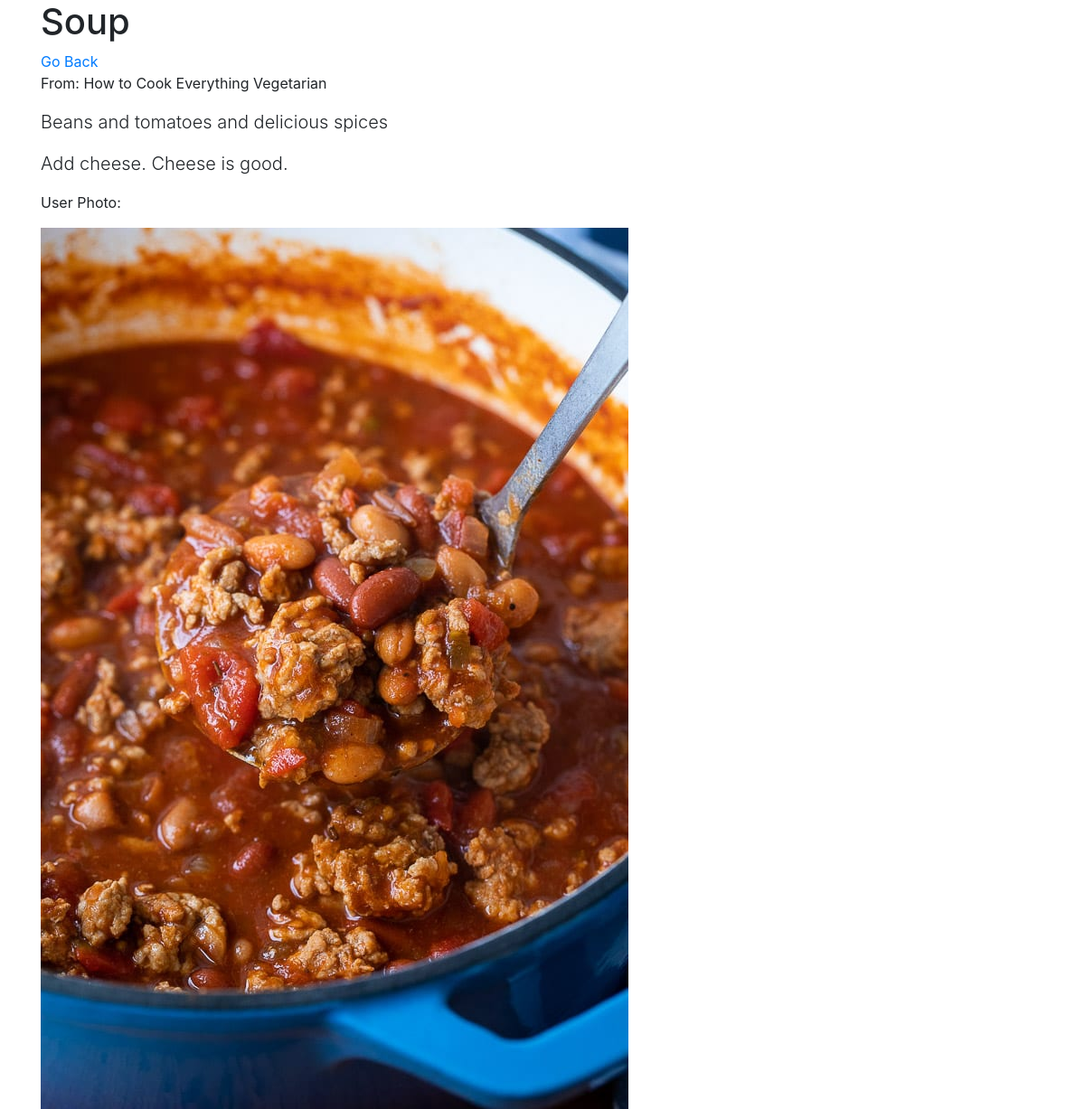
The page /recipe/2 on the database as committed earlier.
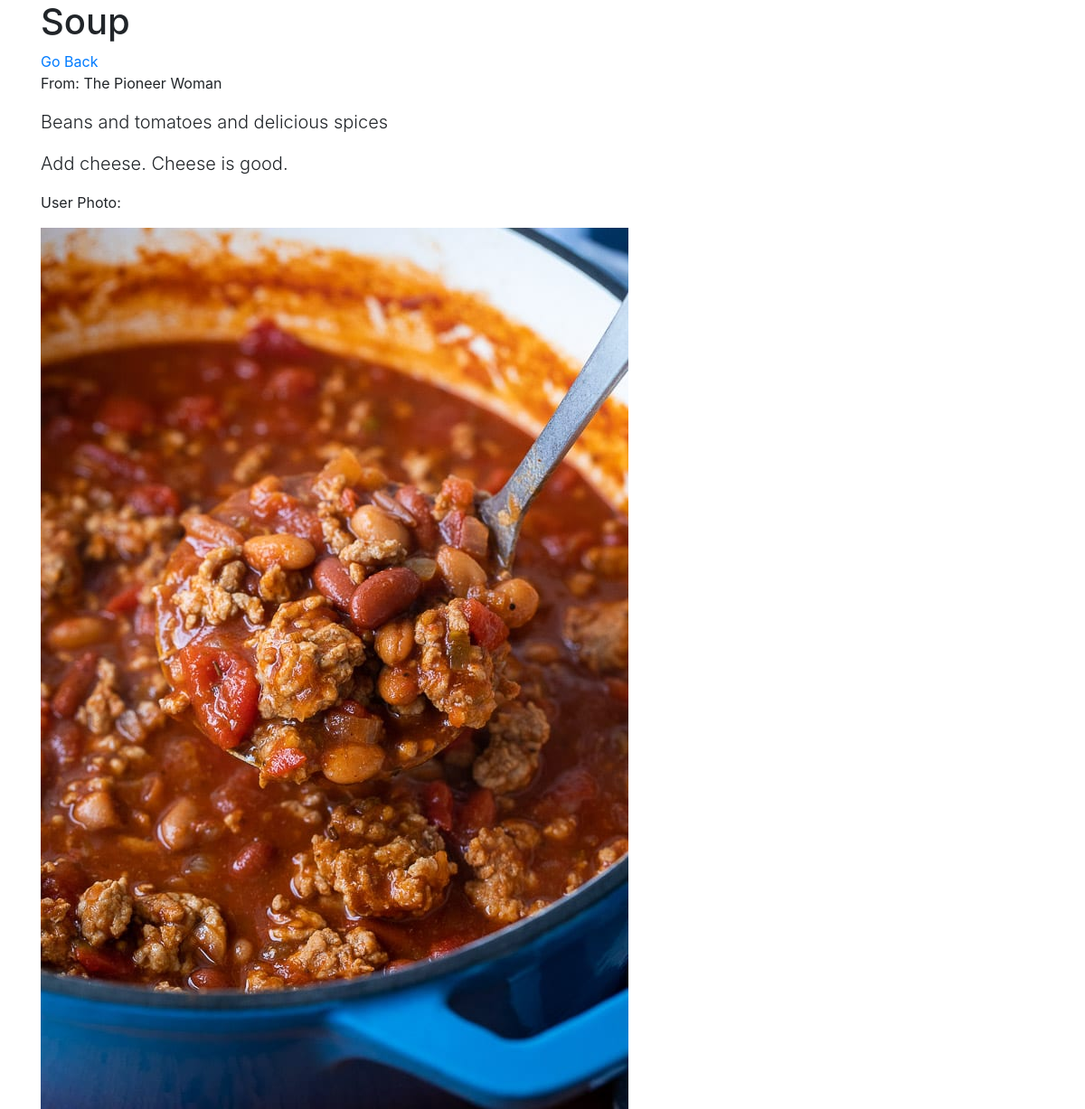
The same page on the database as committed later.
### recipe_db/models.py (models this page shows)
class Recipe(models.Model):
    title = models.CharField(max_length=100)
    description = models.CharField(max_length=255)
    book = models.ForeignKey(Book, related_name="recipes", on_delete=models.CASCADE)
    rating = models.CharField(max_length=1, null=True)
    notes = models.TextField()
    photo = models.FileField(upload_to="images", null=True, blank=True)
    poster = models.ForeignKey(User, related_name="posted_recipes", on_delete=models.CASCADE)
    objects = RecipeManager()
    created_at = models.DateTimeField(auto_now_add=True)
    updated_at = models.DateTimeField(auto_now=True)

class Book(models.Model):
    title = models.CharField(max_length=100)
    created_at = models.DateTimeField(auto_now_add=True)
    updated_at = models.DateTimeField(auto_now=True)

### recipe_db/views.py (the view)
# urls.py: path('recipe/<int:id>', views.recipe_page),
def recipe_page(request, id):
    context = {
        'curr_recipe': Recipe.objects.get(id=id)
    }
    return render(request, 'recipe_page.html', context)

### recipe_db/templates/recipe_page.html (shortened to what this page needs)
<!DOCTYPE html>
<html lang="en">
<head>
    <link rel="stylesheet" href="https://stackpath.bootstrapcdn.com/bootstrap/4.5.0/css/bootstrap.min.css">
    {% load static %}
    <link rel="stylesheet" href="{% static 'css/recipe.css' %}">
</head>
<body>
    <div class="container">
        <div id="header">
            <h1>{{curr_recipe.title}}</h1>
            <a href="/profile/{{request.session.id}}" class="btn-link">Go Back</a>
        </div>
        <div class="content">
            <div id="desc">
                <p>From: {{curr_recipe.book.title}}</p>
                <p class="lead">{{curr_recipe.description}}</p>
            </div>
            <div id="notes">
                <p class="lead">{{curr_recipe.notes}}</p>
            </div>
            <div id="photo">
                <p>User Photo:</p>
                <img src="{{curr_recipe.photo}}" alt="{{curr_recipe.title}}">
            </div>
        </div>
    </div>
</body>
</html>

### recipe_db/static/css/recipe.css (style rules this page uses)
* { padding: 0; margin: 0; }

Rows that differ between the two databases and show on the page:
changed Recipe "Soup": book "How to Cook Everything Vegetarian" → "The Pioneer Woman"
